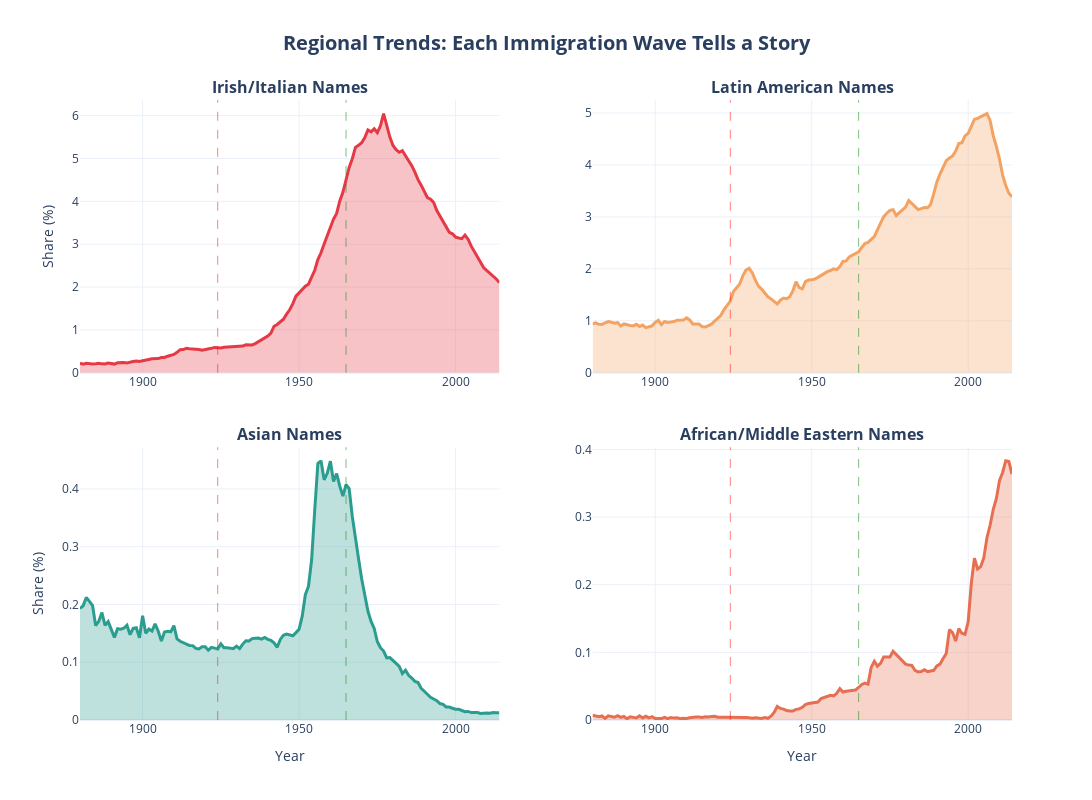

Notebook source saved alongside this figure:
### Markdown cell above
## Chart 3: Individual Regional Trends

### Code cell
# Create subplots for each immigrant region
fig = make_subplots(
    rows=2, cols=2,
    subplot_titles=(
        '<b>Irish/Italian Names</b>',
        '<b>Latin American Names</b>',
        '<b>Asian Names</b>',
        '<b>African/Middle Eastern Names</b>'
    ),
    vertical_spacing=0.12,
    horizontal_spacing=0.1
)

regions_plot = [
    ('Irish_Italian', 1, 1, '#E63946'),
    ('Latin', 1, 2, '#F4A261'),
    ('Asian', 2, 1, '#2A9D8F'),
    ('African_MiddleEastern', 2, 2, '#E76F51')
]

for region, row, col, color in regions_plot:
    region_data = regional_df[regional_df['Origin_Region'] == region]
    
    fig.add_trace(
        go.Scatter(
            x=region_data['Year'],
            y=region_data['Share'],
            mode='lines',
            name=region,
            line=dict(color=color, width=3),
            fill='tozeroy',
            fillcolor=f'rgba{tuple(list(int(color.lstrip("#")[i:i+2], 16) for i in (0, 2, 4)) + [0.3])}',
            showlegend=False
        ),
        row=row, col=col
    )
    
    # Add policy lines to each subplot
    fig.add_vline(x=1924, line_dash="dash", line_color="red", line_width=1,
                  row=row, col=col, opacity=0.5)
    fig.add_vline(x=1965, line_dash="dash", line_color="green", line_width=1,
                  row=row, col=col, opacity=0.5)

fig.update_xaxes(title_text="Year", row=2, col=1)
fig.update_xaxes(title_text="Year", row=2, col=2)
fig.update_yaxes(title_text="Share (%)", row=1, col=1)
fig.update_yaxes(title_text="Share (%)", row=2, col=1)

fig.update_layout(
    title={
        'text': '<b>Regional Trends: Each Immigration Wave Tells a Story</b>',
        'x': 0.5,
        'xanchor': 'center',
        'font': {'size': 20}
    },
    height=800,
    width=1200,
    template='plotly_white',
    font=dict(size=12)
)

fig.show()

# Save
fig.write_html(str(output_dir / '03_individual_regional_trends.html'))
# fig.write_image(str(output_dir / '03_individual_regional_trends.png'), width=1200, height=800)
print("Saved Chart 3: Individual Regional Trends")

### Figure 1 — Plotly figure (JSON) as saved in the notebook; plotly's stock layout.template omitted (floating-point values rounded to 4 significant figures; data arrays with more than 128 entries replaced by an {"elided": "..."} marker saying what was removed)
{"data": [{"fill": "tozeroy", "fillcolor": "rgba(230, 57, 70, 0.3)", "line": {"color": "#E63946", "width": 3}, "mode": "lines", "name": "Irish_Italian", "showlegend": false, "type": "scatter", "x": {"elided": "135 int values"}, "xaxis": "x", "y": {"elided": "135 float values"}, "yaxis": "y"}, {"fill": "tozeroy", "fillcolor": "rgba(244, 162, 97, 0.3)", "line": {"color": "#F4A261", "width": 3}, "mode": "lines", "name": "Latin", "showlegend": false, "type": "scatter", "x": {"elided": "135 int values"}, "xaxis": "x2", "y": {"elided": "135 float values"}, "yaxis": "y2"}, {"fill": "tozeroy", "fillcolor": "rgba(42, 157, 143, 0.3)", "line": {"color": "#2A9D8F", "width": 3}, "mode": "lines", "name": "Asian", "showlegend": false, "type": "scatter", "x": {"elided": "135 int values"}, "xaxis": "x3", "y": {"elided": "135 float values"}, "yaxis": "y3"}, {"fill": "tozeroy", "fillcolor": "rgba(231, 111, 81, 0.3)", "line": {"color": "#E76F51", "width": 3}, "mode": "lines", "name": "African_MiddleEastern", "showlegend": false, "type": "scatter", "x": {"elided": "135 int values"}, "xaxis": "x4", "y": {"elided": "135 float values"}, "yaxis": "y4"}], "layout": {"annotations": [{"font": {"size": 16}, "showarrow": false, "text": "<b>Irish/Italian Names</b>", "x": 0.225, "xanchor": "center", "xref": "paper", "y": 1, "yanchor": "bottom", "yref": "paper"}, {"font": {"size": 16}, "showarrow": false, "text": "<b>Latin American Names</b>", "x": 0.775, "xanchor": "center", "xref": "paper", "y": 1, "yanchor": "bottom", "yref": "paper"}, {"font": {"size": 16}, "showarrow": false, "text": "<b>Asian Names</b>", "x": 0.225, "xanchor": "center", "xref": "paper", "y": 0.44, "yanchor": "bottom", "yref": "paper"}, {"font": {"size": 16}, "showarrow": false, "text": "<b>African/Middle Eastern Names</b>", "x": 0.775, "xanchor": "center", "xref": "paper", "y": 0.44, "yanchor": "bottom", "yref": "paper"}], "font": {"size": 12}, "height": 800, "shapes": [{"line": {"color": "red", "dash": "dash", "width": 1}, "opacity": 0.5, "type": "line", "x0": 1924, "x1": 1924, "xref": "x", "y0": 0, "y1": 1, "yref": "y domain"}, {"line": {"color": "green", "dash": "dash", "width": 1}, "opacity": 0.5, "type": "line", "x0": 1965, "x1": 1965, "xref": "x", "y0": 0, "y1": 1, "yref": "y domain"}, {"line": {"color": "red", "dash": "dash", "width": 1}, "opacity": 0.5, "type": "line", "x0": 1924, "x1": 1924, "xref": "x2", "y0": 0, "y1": 1, "yref": "y2 domain"}, {"line": {"color": "green", "dash": "dash", "width": 1}, "opacity": 0.5, "type": "line", "x0": 1965, "x1": 1965, "xref": "x2", "y0": 0, "y1": 1, "yref": "y2 domain"}, {"line": {"color": "red", "dash": "dash", "width": 1}, "opacity": 0.5, "type": "line", "x0": 1924, "x1": 1924, "xref": "x3", "y0": 0, "y1": 1, "yref": "y3 domain"}, {"line": {"color": "green", "dash": "dash", "width": 1}, "opacity": 0.5, "type": "line", "x0": 1965, "x1": 1965, "xref": "x3", "y0": 0, "y1": 1, "yref": "y3 domain"}, {"line": {"color": "red", "dash": "dash", "width": 1}, "opacity": 0.5, "type": "line", "x0": 1924, "x1": 1924, "xref": "x4", "y0": 0, "y1": 1, "yref": "y4 domain"}, {"line": {"color": "green", "dash": "dash", "width": 1}, "opacity": 0.5, "type": "line", "x0": 1965, "x1": 1965, "xref": "x4", "y0": 0, "y1": 1, "yref": "y4 domain"}], "title": {"font": {"size": 20}, "text": "<b>Regional Trends: Each Immigration Wave Tells a Story</b>", "x": 0.5, "xanchor": "center"}, "width": 1200, "xaxis": {"anchor": "y", "domain": [0, 0.45]}, "xaxis2": {"anchor": "y2", "domain": [0.55, 1]}, "xaxis3": {"anchor": "y3", "domain": [0, 0.45], "title": {"text": "Year"}}, "xaxis4": {"anchor": "y4", "domain": [0.55, 1], "title": {"text": "Year"}}, "yaxis": {"anchor": "x", "domain": [0.56, 1], "title": {"text": "Share (%)"}}, "yaxis2": {"anchor": "x2", "domain": [0.56, 1]}, "yaxis3": {"anchor": "x3", "domain": [0, 0.44], "title": {"text": "Share (%)"}}, "yaxis4": {"anchor": "x4", "domain": [0, 0.44]}}}
